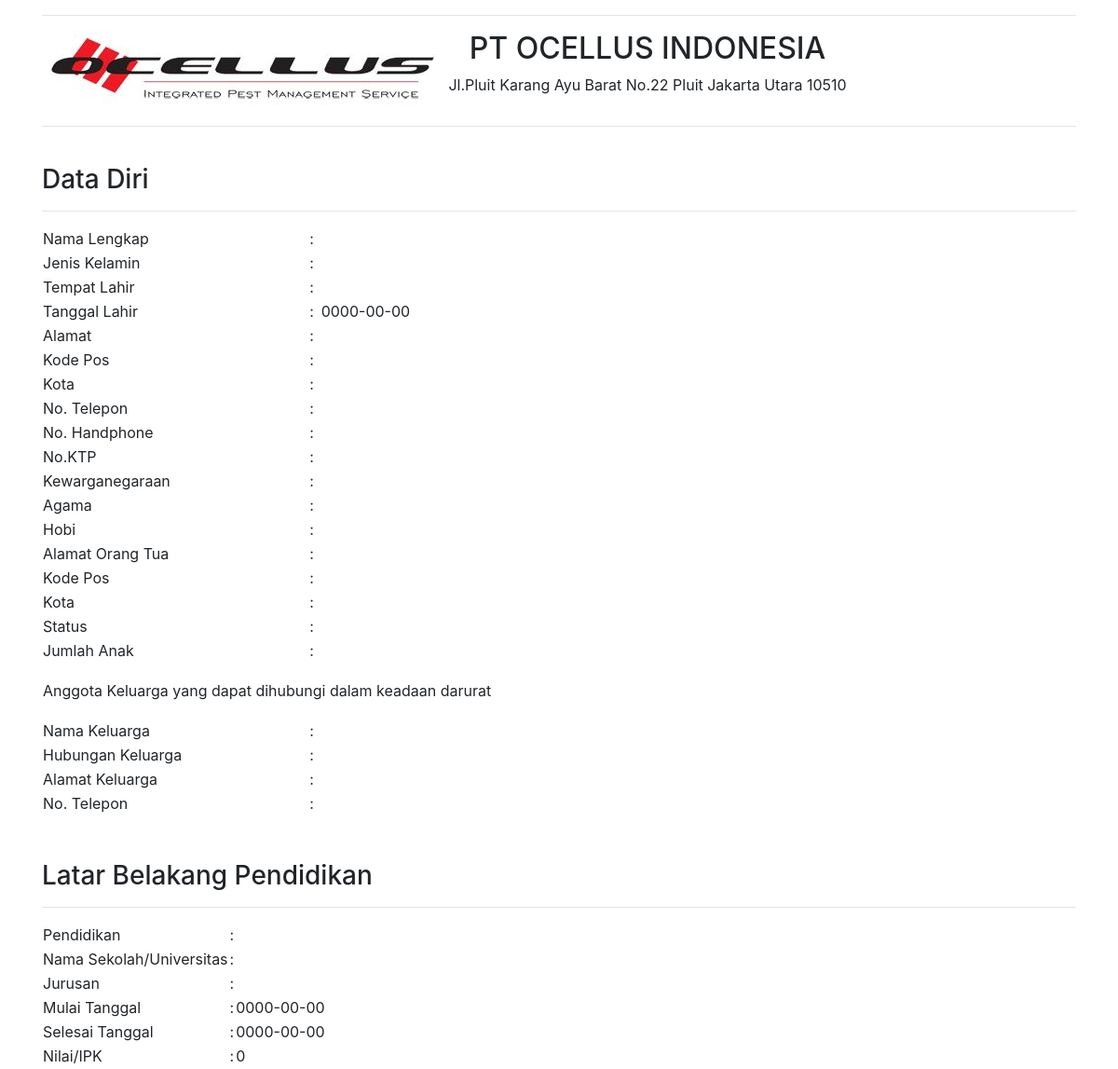
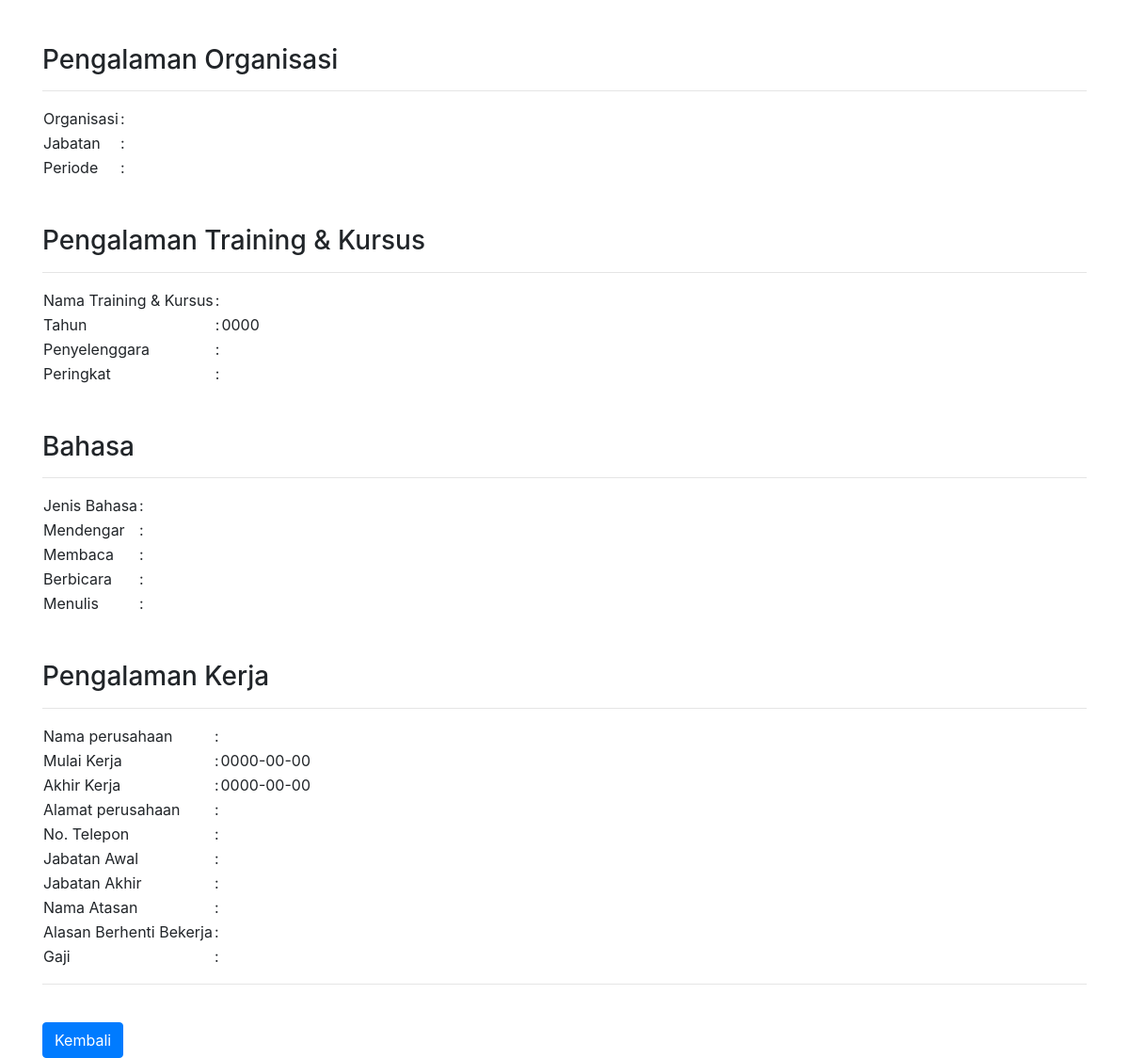
Page /pelamar/lihat_pelamar.php?id_pelamar=320012 on the committed database (2 pictures, top to bottom).
### tables this page shows
CREATE TABLE `pelamar` (
  `id_pelamar` int(5) NOT NULL,
  `posisi_pekerjaan` varchar(20) NOT NULL,
  `lokasi_seleksi` varchar(13) NOT NULL,
  `username` varchar(40) NOT NULL,
  `password` varchar(18) NOT NULL,
  `nama` varchar(40) NOT NULL,
  `jekel` varchar(15) NOT NULL,
  `tempat_lhr` varchar(25) NOT NULL,
  `tgl_lhr` date NOT NULL,
  `alamat` varchar(40) NOT NULL,
  `kodepos` varchar(15) NOT NULL,
  `kota` varchar(15) NOT NULL,
  `no_tlp` varchar(20) NOT NULL,
  `no_hp` varchar(20) NOT NULL,
  `ktp` varchar(16) NOT NULL,
  `negara` varchar(20) NOT NULL,
  `agama` varchar(15) NOT NULL,
  `hobi` varchar(10) NOT NULL,
  `alamat_ortu` varchar(35) NOT NULL,
  `kodepos_ortu` varchar(15) NOT NULL,
  `kota_ortu` varchar(15) NOT NULL,
  `status` varchar(15) NOT NULL,
  `jml_anak` varchar(10) NOT NULL,
  `nm_kel` varchar(35) NOT NULL,
  `hubungan` varchar(20) NOT NULL,
  `alamat_kel` varchar(35) NOT NULL,
  `no_kel` varchar(15) NOT NULL,
  `pendidikan` varchar(15) NOT NULL,
  `nm_sekolah` varchar(30) NOT NULL,
  `jurusan` varchar(30) NOT NULL,
  `tgl_mulai` date NOT NULL,
  `tgl_selesai` date NOT NULL,
  `nilai` float NOT NULL,
  `organisasi` varchar(35) NOT NULL,
  `jabatan` varchar(25) NOT NULL,
  `periode_org` varchar(20) NOT NULL,
  `nm_kursus` varchar(30) NOT NULL,
  `tahun` year(4) NOT NULL,
  `penyelenggara` varchar(25) NOT NULL,
  `peringkat` varchar(15) NOT NULL,
  `bahasa` varchar(15) NOT NULL,
  `dengar` varchar(15) NOT NULL,
  `baca` varchar(15) NOT NULL,
  `bicara` varchar(15) NOT NULL,
  `tulis` varchar(15) NOT NULL,
  `nm_pt` varchar(25) NOT NULL,
  `tgl_awal` date NOT NULL,
  `tgl_akhir` date NOT NULL,
  `almt_pt` varchar(35) NOT NULL,
  `tlp_pt` varchar(15) NOT NULL,
  `jabat_awal` varchar(20) NOT NULL,
  `jabat_akhir` varchar(20) NOT NULL,
  `nm_atasan` varchar(30) NOT NULL,
  `alasan` varchar(100) NOT NULL,
  `gaji` varchar(20) NOT NULL,
  `dokumen` longtext NOT NULL,
  `foto` longtext NOT NULL,
  `file_sertifikat` longtext NOT NULL
);

### pelamar/lihat_pelamar.php (the view, shortened to what this page needs)
<?php
	include"koneksi.php";
	$id_pelamar = $_GET['id_pelamar'];
	$query = "SELECT * FROM pelamar where id_pelamar=$id_pelamar";
	$sql = mysqli_query($connect, $query);
	while ($data = mysqli_fetch_array($sql)) {
echo "
<!doctype html>
<html lang='en'>
  <head>
    <link rel='stylesheet' href='https://maxcdn.bootstrapcdn.com/bootstrap/4.0.0-beta.2/css/bootstrap.min.css'>
  </head>
  <body>
  <div class='container'>
	<hr>
	<div class='row'>
		<div class='col-sm-4 col-sm-offsite-2'>
			<a href='' class='rounded'>
				<img src='ocellus.JPG'>
			</a>
		</div>
		<div class='col-sm-6'>
			<h2 class='text-center'>PT OCELLUS INDONESIA</h2>
			<p class='text-center'>Jl.Pluit Karang Ayu Barat No.22 Pluit Jakarta Utara 10510</p>
		</div>
	</div>
	<hr>
	<br>
    <h3>Data Diri</h3><hr>
    <table border='0'>
      <tr>
        <td> Nama Lengkap </td>
         <td> : </td>
        <td>".$data['nama']."</td>
      </tr>
      <tr>
        <td> Jenis Kelamin </td>
         <td> : </td>
        <td>".$data['jekel']."</td>
      </tr>
      <tr>
        <td> Tempat Lahir </td>
         <td> : </td>
        <td>".$data['tempat_lhr']."</td>
      </tr>
      <tr>
        <td> Tanggal Lahir </td>
         <td> : </td>
        <td>".$data['tgl_lhr']."</td>
      </tr>
      <tr>
        <td> Alamat </td>
         <td> : </td>
        <td>".$data['alamat']."</td>
      </tr>
      <tr>
        <td> Kode Pos </td>
         <td> : </td>
        <td>".$data['kodepos']."</td>
      </tr>
      <tr>
        <td> Kota </td>
         <td> : </td>
        <td>".$data['kota']."</td>
      </tr>
      <tr>
        <td> No. Telepon </td>
         <td> : </td>
        <td>".$data['no_tlp']."</td>
      </tr>
      <tr>
        <td> No. Handphone </td>
         <td> : </td>
        <td>".$data['no_hp']."</td>
      </tr>
      <tr>
        <td> No.KTP </td>
         <td> : </td>
        <td>".$data['ktp']."</td>
      </tr>
      <tr>
        <td> Kewarganegaraan </td>
         <td> : </td>
        <td>".$data['negara']."</td>
      </tr>
      <tr>
        <td> Agama </td>
         <td> : </td>
        <td>".$data['agama']."</td>
      </tr>
      <tr>
        <td> Hobi </td>
         <td> : </td>
        <td>".$data['hobi']."</td>
      </tr>
      <tr>
        <td> Alamat Orang Tua </td>
         <td> : </td>
        <td>".$data['alamat_ortu']."</td>
      </tr>
      <tr>
        <td> Kode Pos </td>
         <td> : </td>
        <td>".$data['kodepos_ortu']."</td>
      </tr>
      <tr>
        <td> Kota </td>
         <td> : </td>
        <td>".$data['kota_ortu']."</td>
      </tr>
      <tr>
        <td> Status </td>
         <td> : </td>
        <td>".$data['status']."</td>
      </tr>
      <tr>
        <td> Jumlah Anak </td>
         <td> : </td>
        <td>".$data['jml_anak']."</td>
      </tr>
      <tr height='60'>
      	<td colspan='3'>Anggota Keluarga yang dapat dihubungi dalam keadaan darurat</td>
      </tr>
      <tr>
        <td> Nama Keluarga </td>
         <td> : </td>
        <td>".$data['nm_kel']."</td>
      </tr>
      <tr>
        <td> Hubungan Keluarga</td>
         <td> : </td>
        <td>".$data['hubungan']."</td>
      </tr>
      <tr>
        <td> Alamat Keluarga</td>
         <td> : </td>
        <td>".$data['alamat_kel']."</td>
      </tr>
      <tr>
        <td> No. Telepon </td>
         <td> : </td>
        <td>".$data['no_kel']."</td>
      </tr>
    </table>
	<br><br>
	<h3>Latar Belakang Pendidikan</h3>
	<hr>
    <table>
    	<tr>
        <td> Pendidikan </td>
         <td> : </td>
        <td>".$data['pendidikan']."</td>
      </tr>
      <tr>
        <td> Nama Sekolah/Universitas </td>
         <td> : </td>
        <td>".$data['nm_sekolah']."</td>
      </tr>
       <tr>
        <td> Jurusan </td>
         <td> : </td>
        <td>".$data['jurusan']."</td>
      </tr>
      <tr>
        <td> Mulai Tanggal </td>
         <td> : </td>
        <td>".$data['tgl_mulai']."</td>
      </tr>
      <tr>
        <td> Selesai Tanggal </td>
         <td> : </td>
        <td>".$data['tgl_selesai']."</td>
      </tr>
      <tr>
        <td> Nilai/IPK </td>
         <td> : </td>
        <td>".$data['nilai']."</td>
      </tr>
     </table>
      <br><br>
	<h3>Pengalaman Organisasi</h3>
	<hr>
	<table>
		<tr>
        	<td> Organisasi </td>
         	<td> : </td>
        	<td>".$data['organisasi']."</td>
      	</tr>
      	<tr>
        	<td> Jabatan </td>
         	<td> : </td>
        	<td>".$data['jabatan']."</td>
      	</tr>
      	<tr>
        	<td> Periode </td>
         	<td> : </td>
        	<td>".$data['periode_org']."</td>
      	</tr>
	</table>
	<br><br>
	<h3>Pengalaman Training & Kursus</h3>
	<hr>
	<table>
		<tr>
        	<td> Nama Training & Kursus </td>
         	<td> : </td>
        	<td>".$data['nm_kursus']."</td>
      	</tr>
      	<tr>
        	<td> Tahun </td>
         	<td> : </td>
        	<td>".$data['tahun']."</td>
      	</tr>
      	<tr>
        	<td> Penyelenggara </td>
         	<td> : </td>
        	<td>".$data['penyelenggara']."</td>
      	</tr>
      	<tr>
        	<td> Peringkat </td>
         	<td> : </td>
        	<td>".$data['peringkat']."</td>
      	</tr>
	</table>
	<br><br>
	<h3>Bahasa</h3>
    <hr>
    <table>
		<td> Jenis Bahasa </td>
         <td> : </td>
        <td>".$data['bahasa']."</td>
      <tr>
        <td> Mendengar </td>
         <td> : </td>
        <td>".$data['dengar']."</td>
      </tr>
      <tr>
        <td> Membaca </td>
         <td> : </td>
        <td>".$data['baca']."</td>
      </tr>
      <tr>
        <td> Berbicara</td>
         <td> : </td>
        <td>".$data['bicara']."</td>
      </tr>
      <tr>
        <td> Menulis </td>
         <td> : </td>
        <td>".$data['tulis']."</td>
      </tr>
    </table>
    <br><br>
    <h3>Pengalaman Kerja</h3>
    <hr>
    <table>
	  <tr>
        <td> Nama perusahaan </td>
         <td> : </td>
        <td>".$data['nm_pt']."</td>
      </tr>
      <tr>
        <td> Mulai Kerja </td>
         <td> : </td>
        <td>".$data['tgl_awal']."</td>
      </tr>
      <tr>
        <td> Akhir Kerja</td>
         <td> : </td>
        <td>".$data['tgl_akhir']."</td>
      </tr>
      <tr>
        <td> Alamat perusahaan </td>
         <td> : </td>
        <td>".$data['almt_pt']."</td>
      </tr>
      <tr>
        <td> No. Telepon</td>
         <td> : </td>
        <td>".$data['tlp_pt']."</td>
      </tr>
       <tr>
        <td> Jabatan Awal </td>
         <td> : </td>
        <td>".$data['jabat_awal']."</td>
      </tr>
       <tr>
        <td> Jabatan Akhir</td>
         <td> : </td>
        <td>".$data['jabat_akhir']."</td>
      </tr>
       <tr>
        <td> Nama Atasan </td>
         <td> : </td>
        <td>".$data['nm_atasan']."</td>
      </tr>
       <tr>
        <td> Alasan Berhenti Bekerja</td>
         <td> : </td>
        <td>".$data['alasan']."</td>
      </tr>
       <tr>
        <td> Gaji </td>
         <td> : </td>
        <td>".$data['gaji']."</td>
      </tr>
    </table>
    <hr>
    <br>
    <div class='row'>
    	<div class='col-sm-offset-7 col-sm-5'>
             <a href='index.php'><button type='button' class='btn btn-primary'>Kembali</button></a>
        </div>
    </div>
  </div>
  </body>
</html>
";
	}
 ?>

### rows in the picture
pelamar: tgl_lhr "0000-00-00", tgl_mulai "0000-00-00", tgl_selesai "0000-00-00", nilai "0", tahun "0000", tgl_awal "0000-00-00", tgl_akhir "0000-00-00"
